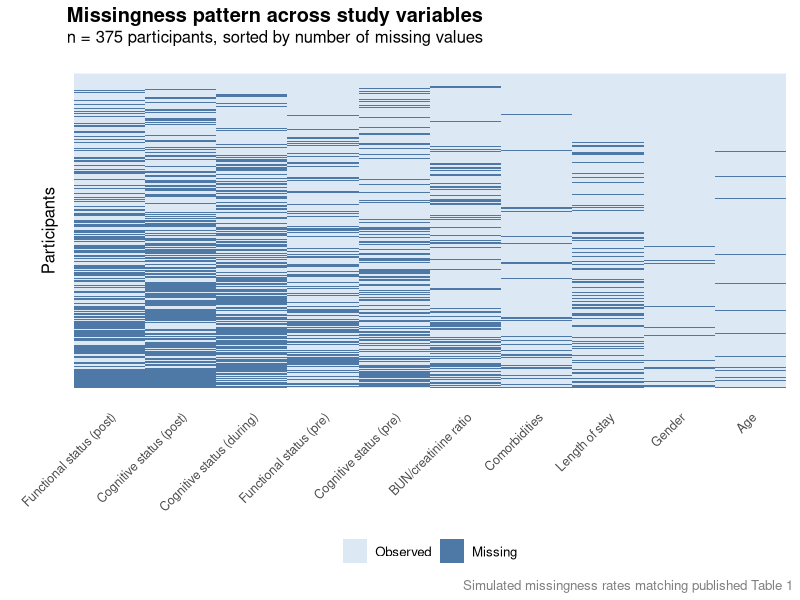

Generate this figure with R:
## ---- chunk 1
library(tidyverse)
library(ggplot2)

set.seed(42)
n <- 375

sim_missing <- tibble(
  id = 1:n,
  age                     = sample(c(TRUE, FALSE), n, replace = TRUE,
                            prob = c(0.051, 0.949)),
  gender                  = sample(c(TRUE, FALSE), n, replace = TRUE,
                            prob = c(0.048, 0.952)),
  bun_creatinine          = sample(c(TRUE, FALSE), n, replace = TRUE,
                            prob = c(0.227, 0.773)),
  comorbidities           = sample(c(TRUE, FALSE), n, replace = TRUE,
                            prob = c(0.109, 0.891)),
  cognitive_status_pre    = sample(c(TRUE, FALSE), n, replace = TRUE,
                            prob = c(0.277, 0.723)),
  cognitive_status_during = sample(c(TRUE, FALSE), n, replace = TRUE,
                            prob = c(0.453, 0.547)),
  cognitive_status_post   = sample(c(TRUE, FALSE), n, replace = TRUE,
                            prob = c(0.456, 0.544)),
  functional_status_pre   = sample(c(TRUE, FALSE), n, replace = TRUE,
                            prob = c(0.277, 0.723)),
  functional_status_post  = sample(c(TRUE, FALSE), n, replace = TRUE,
                            prob = c(0.467, 0.533)),
  length_of_stay          = sample(c(TRUE, FALSE), n, replace = TRUE,
                            prob = c(0.123, 0.877))
) |>
  mutate(n_missing = rowSums(across(-id))) |>
  arrange(desc(n_missing)) |>
  mutate(row_id = row_number()) |>
  select(-n_missing)

var_levels <- c(
  "functional_status_post",
  "cognitive_status_post",
  "cognitive_status_during",
  "functional_status_pre",
  "cognitive_status_pre",
  "bun_creatinine",
  "comorbidities",
  "length_of_stay",
  "gender",
  "age"
)

var_labels <- c(
  "Functional status (post)",
  "Cognitive status (post)",
  "Cognitive status (during)",
  "Functional status (pre)",
  "Cognitive status (pre)",
  "BUN/creatinine ratio",
  "Comorbidities",
  "Length of stay",
  "Gender",
  "Age"
)

sim_long <- sim_missing |>
  pivot_longer(-c(id, row_id), names_to = "variable", values_to = "missing") |>
  mutate(variable = factor(variable, levels = var_levels, labels = var_labels))



ggplot(sim_long, aes(x = variable, y = row_id, fill = missing)) +
  geom_raster() +
  scale_fill_manual(
    values = c("FALSE" = "#dce9f5", "TRUE" = "#4E79A7"),
    labels = c("Observed", "Missing")
  ) +
  scale_x_discrete(position = "bottom") +
  labs(
    title   = "Missingness pattern across study variables",
    subtitle = "n = 375 participants, sorted by number of missing values",
    x       = NULL,
    y       = "Participants",
    fill    = NULL,
    caption = "Simulated missingness rates matching published Table 1"
  ) +
  theme_minimal(base_size = 12) +
theme(
    plot.title        = element_text(face = "bold", margin = margin(b = 2)),
    plot.subtitle     = element_text(margin = margin(b = 8)),
    axis.text.x       = element_text(angle = 45, hjust = 1, size = 9),
    axis.text.y       = element_blank(),
    axis.ticks.y      = element_blank(),
    panel.grid        = element_blank(),
    legend.position   = "bottom",
    plot.caption      = element_text(color = "gray50"),
    plot.margin       = margin(t = 5, r = 5, b = 5, l = 30)
  )
